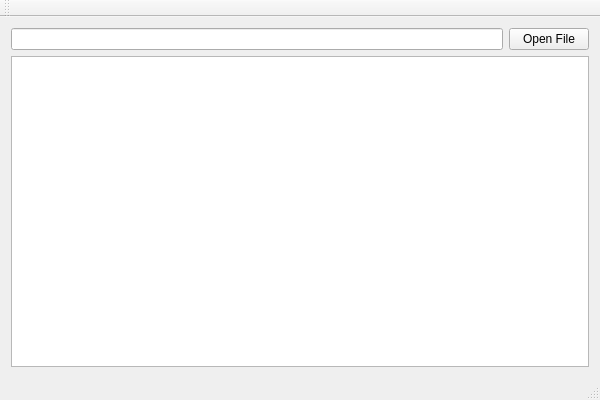
<?xml version="1.0" encoding="UTF-8"?>
<ui version="4.0">
 <class>MainWindowClass</class>
 <widget class="QMainWindow" name="MainWindowClass">
  <property name="geometry">
   <rect>
    <x>0</x>
    <y>0</y>
    <width>600</width>
    <height>400</height>
   </rect>
  </property>
  <property name="windowTitle">
   <string>MainWindow</string>
  </property>
  <widget class="QWidget" name="centralWidget">
   <layout class="QVBoxLayout" name="verticalLayout">
    <item>
     <layout class="QHBoxLayout" name="horizontalLayout">
      <item>
       <widget class="QLineEdit" name="lineEdit"/>
      </item>
      <item>
       <widget class="QPushButton" name="pushButton">
        <property name="text">
         <string>Open File</string>
        </property>
       </widget>
      </item>
     </layout>
    </item>
    <item>
     <widget class="QTextEdit" name="textEdit"/>
    </item>
   </layout>
  </widget>
  <widget class="QMenuBar" name="menuBar">
   <property name="geometry">
    <rect>
     <x>0</x>
     <y>0</y>
     <width>600</width>
     <height>23</height>
    </rect>
   </property>
  </widget>
  <widget class="QToolBar" name="mainToolBar">
   <attribute name="toolBarArea">
    <enum>TopToolBarArea</enum>
   </attribute>
   <attribute name="toolBarBreak">
    <bool>false</bool>
   </attribute>
  </widget>
  <widget class="QStatusBar" name="statusBar"/>
 </widget>
 <layoutdefault spacing="6" margin="11"/>
 <resources>
  <include location="MainWindow.qrc"/>
 </resources>
 <connections/>
</ui>
